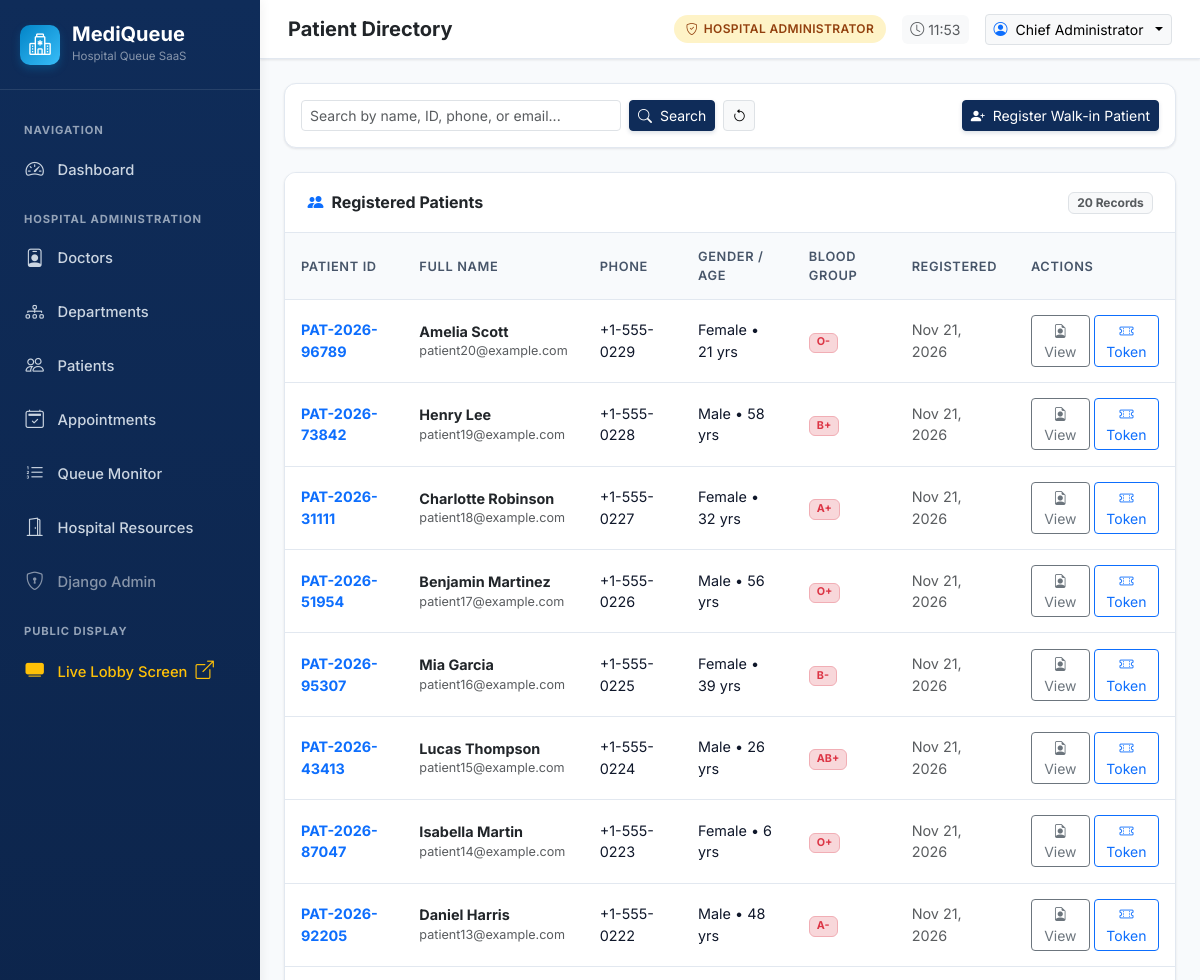
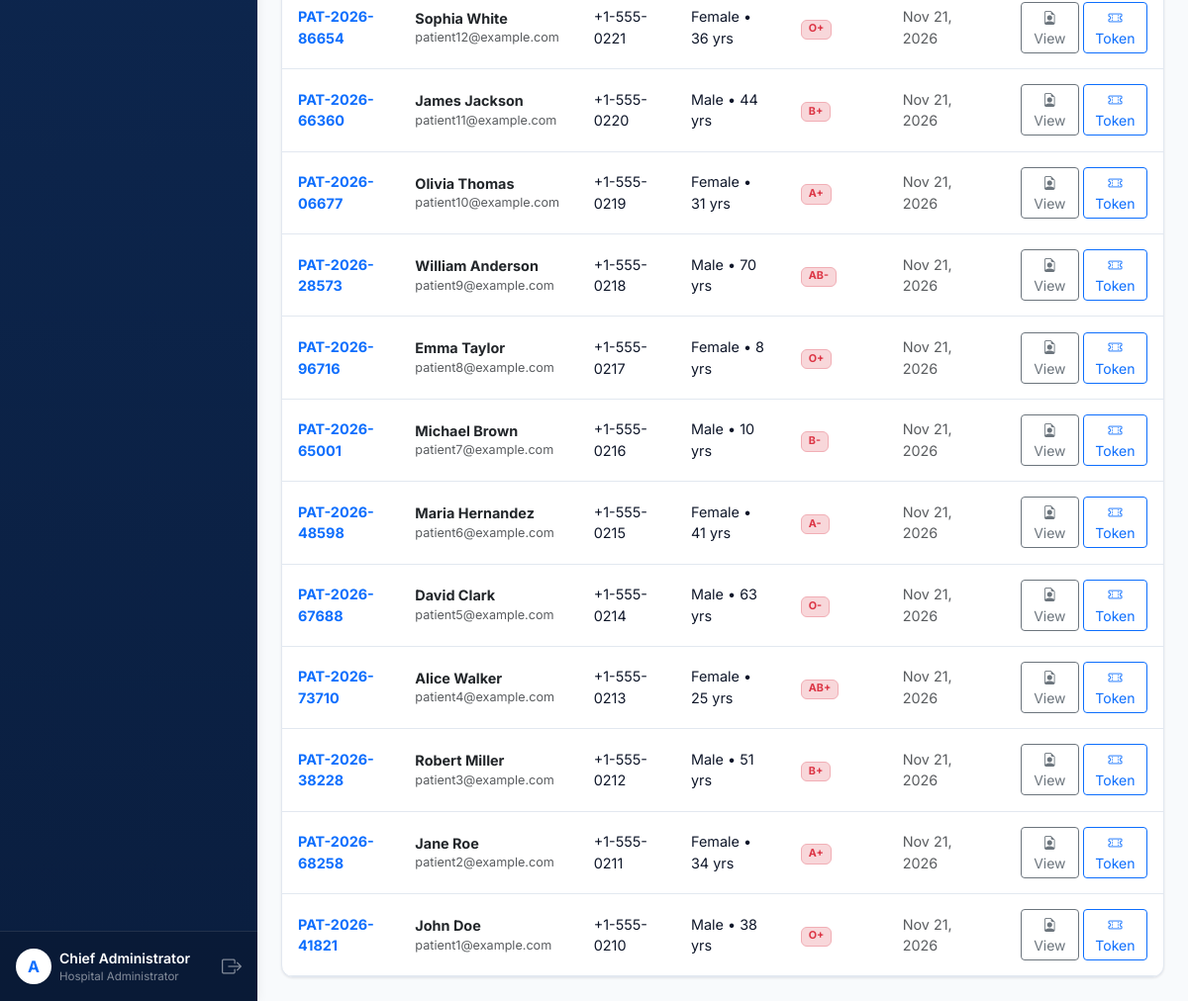
Screenshot of /patients/ (signed in) with the database file from the repository (2 pictures, top to bottom).
### accounts/models.py (models this page shows, shortened)
class CustomUser(AbstractUser):
    class Role(models.TextChoices):
        ADMIN = 'ADMIN', 'Hospital Administrator'
        DOCTOR = 'DOCTOR', 'Doctor'
        RECEPTIONIST = 'RECEPTIONIST', 'Receptionist'
        PATIENT = 'PATIENT', 'Patient'
    role = models.CharField(
        max_length=20,
        choices=Role.choices,
        default=Role.PATIENT,
        help_text="Designated user role within MediQueue"
    )
    phone_number = models.CharField(max_length=20, blank=True, help_text="Contact telephone number")
    profile_picture = models.ImageField(upload_to='profiles/', blank=True, null=True)
    @property
    def is_admin_role(self):
        return self.role == self.Role.ADMIN or self.is_superuser
    @property
    def is_doctor_role(self):
        return self.role == self.Role.DOCTOR
    @property
    def is_receptionist_role(self):
        return self.role == self.Role.RECEPTIONIST
    @property
    def is_patient_role(self):
        return self.role == self.Role.PATIENT
    @property
    def display_name(self):
        if self.first_name and self.last_name:
            if self.is_doctor_role and not self.first_name.startswith('Dr'):
                return f"Dr. {self.first_name} {self.last_name}"
            return f"{self.first_name} {self.last_name}"
        return self.username

### patients/models.py (models this page shows, shortened)
class PatientProfile(models.Model):
    GENDER_CHOICES = [
        ('M', 'Male'),
        ('F', 'Female'),
        ('O', 'Other'),
    ]
    BLOOD_GROUP_CHOICES = [
        ('A+', 'A+'),
        ('A-', 'A-'),
        ('B+', 'B+'),
        ('B-', 'B-'),
        ('AB+', 'AB+'),
        ('AB-', 'AB-'),
        ('O+', 'O+'),
        ('O-', 'O-'),
    ]
    user = models.OneToOneField(
        settings.AUTH_USER_MODEL,
        on_delete=models.CASCADE,
        related_name='patient_profile'
    )
    patient_id = models.CharField(
        max_length=20,
        unique=True,
        blank=True,
        help_text="Hospital Patient Unique ID (e.g. PAT-2026-0001)"
    )
    date_of_birth = models.DateField(null=True, blank=True)
    gender = models.CharField(max_length=10, choices=GENDER_CHOICES, default='M')
    blood_group = models.CharField(max_length=5, choices=BLOOD_GROUP_CHOICES, blank=True)
    emergency_contact = models.CharField(max_length=20, blank=True, help_text="Emergency phone number")
    address = models.TextField(blank=True)
    medical_history = models.TextField(blank=True, help_text="Past conditions, chronic illnesses, surgeries")
    allergies = models.TextField(blank=True, help_text="Known drug, food, or chemical allergies")
    created_at = models.DateTimeField(auto_now_add=True)
    class Meta:
        ordering = ['-created_at']
    @property
    def age(self):
        if self.date_of_birth:
            today = timezone.localdate()
            return today.year - self.date_of_birth.year - (
                (today.month, today.day) < (self.date_of_birth.month, self.date_of_birth.day)
            )
        return None

### patients/views.py (the view, shortened to what this page needs)
# urls.py: path('', views.patient_list, name='patient_list'),
@staff_required
def patient_list(request):
    q = request.GET.get('q', '').strip()
    patients = PatientProfile.objects.select_related('user').all()
    return render(request, 'patients/patient_list.html', {
        'patients': patients,
        'search_query': q,
    })

### accounts/context_processors.py (called while the page is built)
def user_role_context(request):
    context = {
        'APP_NAME': 'MediQueue',
        'HOSPITAL_NAME': 'MetroCare General Hospital',
    }
    if request.user.is_authenticated:
        user = request.user
        context.update({
            'user_role': user.role,
            'is_admin': user.is_admin_role,
            'is_doctor': user.is_doctor_role,
            'is_receptionist': user.is_receptionist_role,
            'is_patient': user.is_patient_role,
            'unread_notifications_count': getattr(user, 'notifications', None).filter(is_read=False).count() if hasattr(user, 'notifications') else 0,
        })
    return context

### templates/patients/patient_list.html
{% extends 'dashboard_base.html' %}
{% block page_title %}Patient Directory{% endblock %}
{% block dashboard_content %}
<div class="mq-card p-3 mb-4">
  <div class="d-flex flex-wrap justify-content-between align-items-center gap-3">
    <form method="get" class="d-flex flex-wrap gap-2 flex-grow-1">
      <input type="text" name="q" class="form-control form-control-sm" style="max-width: 320px;" placeholder="Search by name, ID, phone, or email..." value="{{ search_query }}">
      <button type="submit" class="btn btn-sm btn-primary"><i class="bi bi-search me-1"></i> Search</button>
      <a href="{% url 'patients:patient_list' %}" class="btn btn-sm btn-light border"><i class="bi bi-arrow-counterclockwise"></i></a>
    </form>
    <a href="{% url 'patients:patient_create' %}" class="btn btn-sm btn-primary">
      <i class="bi bi-person-plus-fill me-1"></i> Register Walk-in Patient
    </a>
  </div>
</div>
<div class="mq-card">
  <div class="mq-card-header">
    <h6 class="fw-bold mb-0 text-dark"><i class="bi bi-people-fill text-primary me-2"></i>Registered Patients</h6>
    <span class="badge bg-light text-muted border">{{ patients|length }} Records</span>
  </div>
  <div class="table-responsive">
    <table class="mq-table">
      <thead>
        <tr>
          <th>Patient ID</th>
          <th>Full Name</th>
          <th>Phone</th>
          <th>Gender / Age</th>
          <th>Blood Group</th>
          <th>Registered</th>
          <th>Actions</th>
        </tr>
      </thead>
      <tbody>
        {% for p in patients %}
          <tr>
            <td>
              <a href="{% url 'patients:patient_detail' p.id %}" class="fw-bold text-primary text-decoration-none">
                {{ p.patient_id }}
              </a>
            </td>
            <td>
              <div class="fw-bold text-dark">{{ p.user.display_name }}</div>
              <div class="small text-muted">{{ p.user.email }}</div>
            </td>
            <td>{{ p.user.phone_number|default:"--" }}</td>
            <td>
              {{ p.get_gender_display }} &bull;
              {% if p.age %}{{ p.age }} yrs{% else %}N/A{% endif %}
            </td>
            <td>
              {% if p.blood_group %}
                <span class="badge bg-danger-subtle text-danger border border-danger-subtle">{{ p.blood_group }}</span>
              {% else %}
                <span class="text-muted small">--</span>
              {% endif %}
            </td>
            <td class="text-muted small">{{ p.created_at|date:"M d, Y" }}</td>
            <td>
              <div class="d-flex gap-1">
                <a href="{% url 'patients:patient_detail' p.id %}" class="btn btn-sm btn-outline-secondary" title="View Patient Profile">
                  <i class="bi bi-file-earmark-person"></i> View
                </a>
                <a href="{% url 'queue_management:token_create' %}?patient_id={{ p.user.id }}" class="btn btn-sm btn-outline-primary" title="Generate Queue Token">
                  <i class="bi bi-ticket-perforated"></i> Token
                </a>
              </div>
            </td>
          </tr>
        {% empty %}
          <tr>
            <td colspan="7" class="text-center py-4 text-muted">No patient records found.</td>
          </tr>
        {% endfor %}
      </tbody>
    </table>
  </div>
</div>
{% endblock %}

### templates/dashboard_base.html (shortened to what this page needs)
{% extends 'base.html' %}
{% load static %}
{% block root_content %}
<div class="app-wrapper">
  <aside class="app-sidebar">
    <a href="{% url 'dashboard:index' %}" class="sidebar-brand">
      <div class="sidebar-brand-icon">
        <i class="bi bi-hospital"></i>
      </div>
      <div>
        <div class="fw-bold fs-5 lh-1">MediQueue</div>
        <div class="small text-white-50 mt-1" style="font-size: 0.72rem;">Hospital Queue SaaS</div>
      </div>
    </a>
    <ul class="sidebar-menu">
      <li class="sidebar-heading">Navigation</li>
      <li class="sidebar-item">
        <a href="{% url 'dashboard:index' %}" class="sidebar-link {% if request.resolver_match.url_name in 'admin,doctor,receptionist,patient,index' %}active{% endif %}">
          <i class="bi bi-speedometer2"></i>
          <span>Dashboard</span>
        </a>
      </li>
      {% if is_admin %}
        <li class="sidebar-heading">Hospital Administration</li>
        <li class="sidebar-item">
          <a href="{% url 'doctors:doctor_list' %}" class="sidebar-link">
            <i class="bi bi-person-badge"></i>
            <span>Doctors</span>
          </a>
        </li>
        <li class="sidebar-item">
          <a href="{% url 'doctors:department_list' %}" class="sidebar-link">
            <i class="bi bi-diagram-3"></i>
            <span>Departments</span>
          </a>
        </li>
        <li class="sidebar-item">
          <a href="{% url 'patients:patient_list' %}" class="sidebar-link">
            <i class="bi bi-people"></i>
            <span>Patients</span>
          </a>
        </li>
        <li class="sidebar-item">
          <a href="{% url 'appointments:appointment_list' %}" class="sidebar-link">
            <i class="bi bi-calendar2-check"></i>
            <span>Appointments</span>
          </a>
        </li>
        <li class="sidebar-item">
          <a href="{% url 'queue_management:live_queue' %}" class="sidebar-link">
            <i class="bi bi-list-ol"></i>
            <span>Queue Monitor</span>
          </a>
        </li>
        <li class="sidebar-item">
          <a href="{% url 'hospital_resources:resource_list' %}" class="sidebar-link">
            <i class="bi bi-door-open"></i>
            <span>Hospital Resources</span>
          </a>
        </li>
        <li class="sidebar-item">
          <a href="/admin/" target="_blank" class="sidebar-link text-white-50">
            <i class="bi bi-shield-lock"></i>
            <span>Django Admin</span>
          </a>
        </li>
      {% endif %}
      <li class="sidebar-heading">Public Display</li>
      <li class="sidebar-item">
        <a href="{% url 'queue_management:public_display_board' %}" target="_blank" class="sidebar-link text-warning">
          <i class="bi bi-tv-fill"></i>
          <span>Live Lobby Screen <i class="bi bi-box-arrow-up-right ms-1 small"></i></span>
        </a>
      </li>
    </ul>
    <div class="sidebar-footer">
      <div class="d-flex align-items-center gap-2">
        <div class="avatar bg-white text-primary rounded-circle d-flex align-items-center justify-content-center fw-bold" style="width: 36px; height: 36px;">
          {{ user.username|slice:":1"|upper }}
        </div>
        <div class="flex-grow-1 overflow-hidden">
          <div class="small fw-semibold text-truncate text-white">{{ user.display_name }}</div>
          <div class="text-white-50 text-truncate" style="font-size: 0.72rem;">{{ user.get_role_display }}</div>
        </div>
        <a href="{% url 'accounts:logout' %}" class="text-white-50 hover-white" title="Sign Out">
          <i class="bi bi-box-arrow-right fs-5"></i>
        </a>
      </div>
    </div>
  </aside>
  <div class="app-main">
    <header class="app-topbar">
      <div class="d-flex align-items-center gap-3">
        <h5 class="mb-0 fw-bold text-dark d-none d-sm-block">{% block page_title %}Dashboard{% endblock %}</h5>
      </div>
      <div class="d-flex align-items-center gap-3">
        <span class="role-badge role-badge-{{ user.role|lower }}">
          <i class="bi bi-shield-check"></i> {{ user.get_role_display }}
        </span>
        <div class="d-none d-md-flex align-items-center gap-1 text-muted small bg-light px-2 py-1 rounded">
          <i class="bi bi-clock"></i>
          <span id="topbarClock">{% now "H:i" %}</span>
        </div>
        <div class="dropdown">
          <button class="btn btn-sm btn-light border dropdown-toggle d-flex align-items-center gap-2" type="button" data-bs-toggle="dropdown">
            <i class="bi bi-person-circle text-primary"></i>
            <span class="d-none d-md-inline">{{ user.display_name }}</span>
          </button>
        </div>
      </div>
    </header>
    <main class="flex-grow-1 p-3 p-md-4">
      {% block dashboard_content %}{% endblock %}
    </main>
  </div>
</div>
{% endblock %}

### static/css/mediqueue.css (style rules this page uses)
:root { --mq-primary: #0f2c59; --mq-primary-dark: #0a1e3f; --mq-primary-light: #1e3a8a; --mq-accent: #0284c7; --mq-accent-light: #38bdf8; --mq-accent-bg: #f0f9ff; --mq-bg: #f8fafc; --mq-surface: #ffffff; --mq-card-border: #e2e8f0; --mq-text-main: #0f172a; --mq-text-muted: #64748b; --mq-success: #10b981; --mq-warning: #f59e0b; --mq-danger: #ef4444; --mq-info: #06b6d4; --mq-sidebar-width: 260px; --mq-radius: 12px; --mq-shadow-sm: 0 1px 3px rgba(15, 23, 42, 0.06), 0 1px 2px rgba(15, 23, 42, 0.04); --mq-shadow-md: 0 4px 6px -1px rgba(15, 23, 42, 0.08), 0 2px 4px -2px rgba(15, 23, 42, 0.06); --mq-shadow-lg: 0 10px 15px -3px rgba(15, 23, 42, 0.08), 0 4px 6px -4px rgba(15, 23, 42, 0.04); }
body { font-family: 'Inter', -apple-system, BlinkMacSystemFont, "Segoe UI", Roboto, Helvetica, Arial, sans-serif; background-color: var(--mq-bg); color: var(--mq-text-main); min-height: 100vh; display: flex; flex-direction: column; }
.app-wrapper { display: flex; min-height: 100vh; width: 100%; }
.app-sidebar { width: var(--mq-sidebar-width); background: linear-gradient(180deg, var(--mq-primary) 0%, var(--mq-primary-dark) 100%); color: #ffffff; flex-shrink: 0; display: flex; flex-direction: column; transition: all 0.3s ease; z-index: 1000; box-shadow: 2px 0 10px rgba(0,0,0,0.05); }
.sidebar-brand { padding: 1.5rem 1.25rem; display: flex; align-items: center; gap: 0.75rem; border-bottom: 1px solid rgba(255, 255, 255, 0.1); text-decoration: none; color: #ffffff; }
.sidebar-brand-icon { width: 40px; height: 40px; border-radius: 10px; background: linear-gradient(135deg, var(--mq-accent), var(--mq-accent-light)); display: flex; align-items: center; justify-content: center; font-size: 1.35rem; color: #ffffff; box-shadow: 0 4px 8px rgba(2, 132, 199, 0.3); }
.sidebar-menu { padding: 1.25rem 0.75rem; list-style: none; margin: 0; flex: 1; overflow-y: auto; }
.sidebar-heading { font-size: 0.7rem; text-transform: uppercase; letter-spacing: 0.08em; color: #94a3b8; padding: 0.75rem 0.75rem 0.35rem; font-weight: 700; }
.sidebar-item { margin-bottom: 0.25rem; }
.sidebar-link { display: flex; align-items: center; gap: 0.85rem; padding: 0.7rem 0.85rem; color: #cbd5e1; text-decoration: none; border-radius: 8px; font-size: 0.92rem; font-weight: 500; transition: all 0.2s ease; }
.sidebar-link i { font-size: 1.15rem; }
.sidebar-footer { padding: 1rem; border-top: 1px solid rgba(255, 255, 255, 0.1); background: rgba(0, 0, 0, 0.15); }
.app-main { flex: 1; display: flex; flex-direction: column; min-width: 0; }
.app-topbar { background: var(--mq-surface); border-bottom: 1px solid var(--mq-card-border); padding: 0.85rem 1.75rem; display: flex; align-items: center; justify-content: space-between; box-shadow: var(--mq-shadow-sm); position: sticky; top: 0; z-index: 900; }
.role-badge { display: inline-flex; align-items: center; gap: 0.35rem; padding: 0.3rem 0.75rem; border-radius: 20px; font-size: 0.75rem; font-weight: 600; letter-spacing: 0.03em; text-transform: uppercase; }
.role-badge-admin { background-color: #fef3c7; color: #92400e; }
.mq-card { background: var(--mq-surface); border: 1px solid var(--mq-card-border); border-radius: var(--mq-radius); box-shadow: var(--mq-shadow-sm); transition: transform 0.2s ease, box-shadow 0.2s ease; overflow: hidden; }
.mq-card-header { padding: 1.15rem 1.4rem; border-bottom: 1px solid var(--mq-card-border); background-color: #ffffff; display: flex; align-items: center; justify-content: space-between; }
.btn-primary { background-color: var(--mq-primary); border-color: var(--mq-primary); box-shadow: 0 2px 4px rgba(15, 44, 89, 0.15); }
.mq-table { width: 100%; margin-bottom: 0; vertical-align: middle; }
.mq-table th { background-color: #f8fafc; color: #475569; font-weight: 600; font-size: 0.8rem; text-transform: uppercase; letter-spacing: 0.05em; padding: 0.85rem 1rem; border-bottom: 1px solid var(--mq-card-border); }
.mq-table td { padding: 0.95rem 1rem; border-bottom: 1px solid var(--mq-card-border); color: var(--mq-text-main); font-size: 0.9rem; }

### rows the page displays
CustomUser: username "A", display_name "Chief Administrator", role "Hospital Administrator", role "HOSPITAL ADMINISTRATOR"
PatientProfile: patient_id "PAT-2026-96789", user.display_name "Amelia Scott", user.email "patient20@example.com", user.phone_number "+1-555-0229", gender "Female", age "21", blood_group "O-", created_at "Nov 21, 2026"
PatientProfile: patient_id "PAT-2026-73842", user.display_name "Henry Lee", user.email "patient19@example.com", user.phone_number "+1-555-0228", gender "Male", age "58", blood_group "B+", created_at "Nov 21, 2026"
PatientProfile: patient_id "PAT-2026-31111", user.display_name "Charlotte Robinson", user.email "patient18@example.com", user.phone_number "+1-555-0227", gender "Female", age "32", blood_group "A+", created_at "Nov 21, 2026"
PatientProfile: patient_id "PAT-2026-51954", user.display_name "Benjamin Martinez", user.email "patient17@example.com", user.phone_number "+1-555-0226", gender "Male", age "56", blood_group "O+", created_at "Nov 21, 2026"
PatientProfile: patient_id "PAT-2026-95307", user.display_name "Mia Garcia", user.email "patient16@example.com", user.phone_number "+1-555-0225", gender "Female", age "39", blood_group "B-", created_at "Nov 21, 2026"
PatientProfile: patient_id "PAT-2026-43413", user.display_name "Lucas Thompson", user.email "patient15@example.com", user.phone_number "+1-555-0224", gender "Male", age "26", blood_group "AB+", created_at "Nov 21, 2026"
PatientProfile: patient_id "PAT-2026-87047", user.display_name "Isabella Martin", user.email "patient14@example.com", user.phone_number "+1-555-0223", gender "Female", age "6", blood_group "O+", created_at "Nov 21, 2026"
PatientProfile: patient_id "PAT-2026-92205", user.display_name "Daniel Harris", user.email "patient13@example.com", user.phone_number "+1-555-0222", gender "Male", age "48", blood_group "A-", created_at "Nov 21, 2026"
PatientProfile: patient_id "PAT-2026-86654", user.display_name "Sophia White", user.email "patient12@example.com", user.phone_number "+1-555-0221", gender "Female", age "36", blood_group "O+", created_at "Nov 21, 2026"
PatientProfile: patient_id "PAT-2026-66360", user.display_name "James Jackson", user.email "patient11@example.com", user.phone_number "+1-555-0220", gender "Male", age "44", blood_group "B+", created_at "Nov 21, 2026"
PatientProfile: patient_id "PAT-2026-06677", user.display_name "Olivia Thomas", user.email "patient10@example.com", user.phone_number "+1-555-0219", gender "Female", age "31", blood_group "A+", created_at "Nov 21, 2026"
PatientProfile: patient_id "PAT-2026-28573", user.display_name "William Anderson", user.email "patient9@example.com", user.phone_number "+1-555-0218", gender "Male", age "70", blood_group "AB-", created_at "Nov 21, 2026"
PatientProfile: patient_id "PAT-2026-96716", user.display_name "Emma Taylor", user.email "patient8@example.com", user.phone_number "+1-555-0217", gender "Female", age "8", blood_group "O+", created_at "Nov 21, 2026"
PatientProfile: patient_id "PAT-2026-65001", user.display_name "Michael Brown", user.email "patient7@example.com", user.phone_number "+1-555-0216", gender "Male", age "10", blood_group "B-", created_at "Nov 21, 2026"
PatientProfile: patient_id "PAT-2026-48598", user.display_name "Maria Hernandez", user.email "patient6@example.com", user.phone_number "+1-555-0215", gender "Female", age "41", blood_group "A-", created_at "Nov 21, 2026"
PatientProfile: patient_id "PAT-2026-67688", user.display_name "David Clark", user.email "patient5@example.com", user.phone_number "+1-555-0214", gender "Male", age "63", blood_group "O-", created_at "Nov 21, 2026"
PatientProfile: patient_id "PAT-2026-73710", user.display_name "Alice Walker", user.email "patient4@example.com", user.phone_number "+1-555-0213", gender "Female", age "25", blood_group "AB+", created_at "Nov 21, 2026"
PatientProfile: patient_id "PAT-2026-38228", user.display_name "Robert Miller", user.email "patient3@example.com", user.phone_number "+1-555-0212", gender "Male", age "51", blood_group "B+", created_at "Nov 21, 2026"
PatientProfile: patient_id "PAT-2026-68258", user.display_name "Jane Roe", user.email "patient2@example.com", user.phone_number "+1-555-0211", gender "Female", age "34", blood_group "A+", created_at "Nov 21, 2026"
PatientProfile: patient_id "PAT-2026-41821", user.display_name "John Doe", user.email "patient1@example.com", user.phone_number "+1-555-0210", gender "Male", age "38", blood_group "O+", created_at "Nov 21, 2026"

### other values shown
{{ patients|length }} "20"
